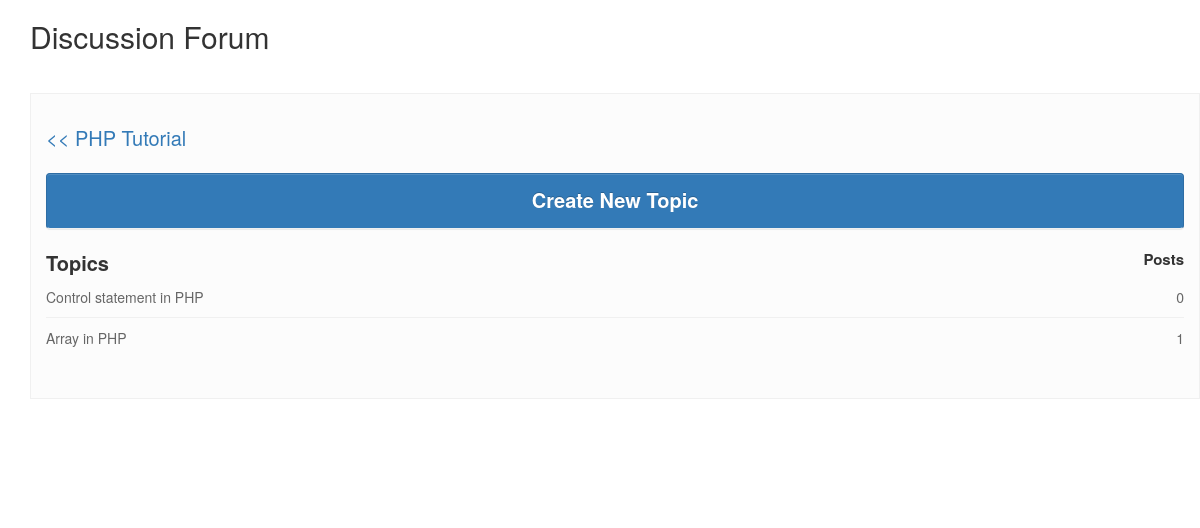
The app's page /discussion-forum/category.php?category_id=1 with its own data.
### tables this page shows
CREATE TABLE `forum_category` (
  `category_id` int(11) NOT NULL,
  `name` varchar(255) NOT NULL,
  `description` text NOT NULL
);

CREATE TABLE `forum_topics` (
  `topic_id` int(11) NOT NULL,
  `subject` varchar(255) NOT NULL,
  `category_id` int(11) NOT NULL,
  `user_id` int(11) NOT NULL,
  `created` datetime NOT NULL DEFAULT current_timestamp()
);

### discussion-forum/class/Category.php (called while the page is built, shortened)
<?php
class Category {
	private $categoryTable = 'forum_category';
	public $category_id;
	private $conn;
	public function __construct($db){
        $this->conn = $db;
    }
	public function getCategory(){
		if($this->category_id) {
			$sqlQuery = "SELECT name FROM ".$this->categoryTable." WHERE category_id = ?";
			$stmt = $this->conn->prepare($sqlQuery);
			$stmt->bind_param("i", $this->category_id);
			$stmt->execute();
			$result = $stmt->get_result();
			$categoryDetails = $result->fetch_assoc();
			return $categoryDetails;
		}
	}
}
?>

### discussion-forum/class/Topic.php (called while the page is built, shortened)
<?php
class Topic {
	private $topicTable = 'forum_topics';
	private $postTable = 'forum_posts';
	private $categoryTable = 'forum_category';
	private $conn;
	public $category_id;
	public $topic_id;
	public function __construct($db){
        $this->conn = $db;
    }
	public function getTopicList(){
		if($this->category_id) {
			$sqlQuery = "
				SELECT c.name, c.category_id, t.subject, t.topic_id, t.user_id, t.created
				FROM ".$this->topicTable." as t
				LEFT JOIN ".$this->categoryTable." as c ON t.category_id = c.category_id
				WHERE t.category_id = ".$this->category_id."
				ORDER BY t.topic_id DESC";
			$stmt = $this->conn->prepare($sqlQuery);
			$stmt->execute();
			$result = $stmt->get_result();
			return $result;
		}
	}
	public function getTopicPostCount(){
		if($this->topic_id) {
			$sqlQuery = "
				SELECT count(*) as total_posts
				FROM ".$this->postTable."
				WHERE topic_id = ".$this->topic_id;
			$stmt = $this->conn->prepare($sqlQuery);
			$stmt->execute();
			$result = $stmt->get_result();
			$categoryDetails = $result->fetch_assoc();
			return $categoryDetails['total_posts'];
		}
	}
}
?>

### discussion-forum/category.php (the view, shortened to what this page needs)
<?php
include_once 'config/Database.php';
include_once 'class/Category.php';
include_once 'class/Topic.php';
$database = new Database();
$db = $database->getConnection();
$categories = new Category($db);
$topics = new Topic($db);
include('inc/header.php');
?>
<link rel="stylesheet" href="https://maxcdn.bootstrapcdn.com/bootstrap/3.3.5/css/bootstrap.min.css">
<link rel="stylesheet" href="css/style.css">
<?php include('inc/container.php'); ?>
<div class="container">
	<div class="row">
		<h2>Discussion Forum</h2>
		<?php if(empty($_GET['category_id'])) { ?>
			<div class="single category">
				<ul class="list-unstyled">
					<li><span style="font-size:25px;font-weight:bold;">Categories</span> <span class="pull-right"><span style="font-size:20px;font-weight:bold;">Topics / Posts</span></span></li>
					<?php
					$result = $categories->getCategoryList();
					while ($category = $result->fetch_assoc()) {
						$categories->category_id = $category['category_id'];
						$totalTopic = $categories->getCategoryTopicsCount();
						$totalPosts = $categories->getCategoryPostsCount();
					?>
						<li><a href="category.php?category_id=<?php echo $category['category_id'];?>" title=""><?php echo $category['name']; ?> <span class="pull-right"><?php echo $totalTopic; ?> / <?php echo $totalPosts; ?></span></a></li>
					<?php } ?>
				</ul>
		   </div>
	   <?php } else if(!empty($_GET['category_id'])) { ?>
		   <div class="single category">
				<?php
				$categories->category_id = $_GET['category_id'];
				$categoryDetails = $categories->getCategory();
				?>
				<span style="font-size:20px;"><a href="category.php"><< <?php echo $categoryDetails['name']; ?></a></span>
				<br>	<br>
				<ul class="list-unstyled">
					<li class="text-right">
					<a type="button" class="btn btn-primary" href="compose.php?category_id=<?php echo $_GET['category_id'];?>"><span style="font-size:20px;font-weight:bold;color:white;">Create New Topic</span></a>
					</li><br>
					<li><span style="font-size:20px;font-weight:bold;">Topics</span> <span class="pull-right"><span style="font-size:15px;font-weight:bold;">Posts</span></span></li>
					<?php
					$topics->category_id = $_GET['category_id'];
					$result = $topics->getTopicList();
					while ($topic = $result->fetch_assoc()) {
						$topics->topic_id = $topic['topic_id'];
						$totalTopicPosts = $topics->getTopicPostCount();
					?>
						<li><a href="post.php?topic_id=<?php echo $topic['topic_id'];?>" title=""><?php echo $topic['subject']; ?> <span class="pull-right"><?php echo $totalTopicPosts; ?></span></a></li>
					<?php } ?>
				</ul>
		   </div>
	   <?php } ?>
	</div>
</div>
<?php include("inc/footer.php"); ?>

### discussion-forum/css/style.css (style rules this page uses)
.single { padding: 30px 15px; margin-top: 40px; background: #fcfcfc; border: 1px solid #f0f0f0; }
.single li a { color: #666; font-size: 14px; border-bottom: 1px solid #f0f0f0; line-height: 40px; display: block; text-decoration: none; }
.single li:last-child a { border-bottom: 0; }

### records on screen
forum_category: name "PHP Tutorial"
forum_topics: subject "Control statement in PHP", totalTopicPosts "0"
forum_topics: subject "Array in PHP", totalTopicPosts "1"
